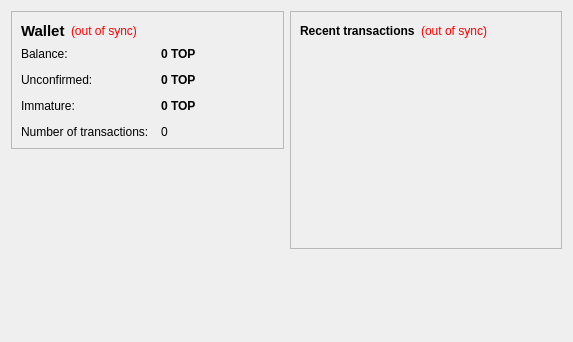
<?xml version="1.0" encoding="UTF-8"?>
<ui version="4.0">
 <class>OverviewPage</class>
 <widget class="QWidget" name="OverviewPage">
  <property name="geometry">
   <rect>
    <x>0</x>
    <y>0</y>
    <width>573</width>
    <height>342</height>
   </rect>
  </property>
  <property name="windowTitle">
   <string>Form</string>
  </property>
  <layout class="QHBoxLayout" name="horizontalLayout" stretch="1,1">
   <item>
    <layout class="QVBoxLayout" name="verticalLayout_2">
     <item>
      <widget class="QFrame" name="frame">
       <property name="frameShape">
        <enum>QFrame::StyledPanel</enum>
       </property>
       <property name="frameShadow">
        <enum>QFrame::Raised</enum>
       </property>
       <layout class="QVBoxLayout" name="verticalLayout_4">
        <item>
         <layout class="QHBoxLayout" name="horizontalLayout_4">
          <item>
           <widget class="QLabel" name="label_5">
            <property name="font">
             <font>
              <pointsize>11</pointsize>
              <weight>75</weight>
              <bold>true</bold>
             </font>
            </property>
            <property name="text">
             <string>Wallet</string>
            </property>
           </widget>
          </item>
          <item>
           <widget class="QLabel" name="labelWalletStatus">
            <property name="toolTip">
             <string>The displayed information may be out of date. Your wallet automatically synchronizes with the TopCoin network after a connection is established, but this process has not completed yet.</string>
            </property>
            <property name="styleSheet">
             <string notr="true">QLabel { color: red; }</string>
            </property>
            <property name="text">
             <string notr="true">(out of sync)</string>
            </property>
            <property name="alignment">
             <set>Qt::AlignLeading|Qt::AlignLeft|Qt::AlignVCenter</set>
            </property>
           </widget>
          </item>
          <item>
           <spacer name="horizontalSpacer_2">
            <property name="orientation">
             <enum>Qt::Horizontal</enum>
            </property>
            <property name="sizeHint" stdset="0">
             <size>
              <width>40</width>
              <height>20</height>
             </size>
            </property>
           </spacer>
          </item>
         </layout>
        </item>
        <item>
         <layout class="QFormLayout" name="formLayout_2">
          <property name="fieldGrowthPolicy">
           <enum>QFormLayout::AllNonFixedFieldsGrow</enum>
          </property>
          <property name="horizontalSpacing">
           <number>12</number>
          </property>
          <property name="verticalSpacing">
           <number>12</number>
          </property>
          <item row="0" column="0">
           <widget class="QLabel" name="label">
            <property name="text">
             <string>Balance:</string>
            </property>
           </widget>
          </item>
          <item row="0" column="1">
           <widget class="QLabel" name="labelBalance">
            <property name="font">
             <font>
              <weight>75</weight>
              <bold>true</bold>
             </font>
            </property>
            <property name="cursor">
             <cursorShape>IBeamCursor</cursorShape>
            </property>
            <property name="toolTip">
             <string>Your current balance</string>
            </property>
            <property name="text">
             <string notr="true">0 TOP</string>
            </property>
            <property name="textInteractionFlags">
             <set>Qt::LinksAccessibleByMouse|Qt::TextSelectableByKeyboard|Qt::TextSelectableByMouse</set>
            </property>
           </widget>
          </item>
          <item row="1" column="0">
           <widget class="QLabel" name="label_3">
            <property name="text">
             <string>Unconfirmed:</string>
            </property>
           </widget>
          </item>
          <item row="1" column="1">
           <widget class="QLabel" name="labelUnconfirmed">
            <property name="font">
             <font>
              <weight>75</weight>
              <bold>true</bold>
             </font>
            </property>
            <property name="cursor">
             <cursorShape>IBeamCursor</cursorShape>
            </property>
            <property name="toolTip">
             <string>Total of transactions that have yet to be confirmed, and do not yet count toward the current balance</string>
            </property>
            <property name="text">
             <string notr="true">0 TOP</string>
            </property>
            <property name="textInteractionFlags">
             <set>Qt::LinksAccessibleByMouse|Qt::TextSelectableByKeyboard|Qt::TextSelectableByMouse</set>
            </property>
           </widget>
          </item>
          <item row="3" column="0">
           <widget class="QLabel" name="label_2">
            <property name="text">
             <string>Number of transactions:</string>
            </property>
           </widget>
          </item>
          <item row="3" column="1">
           <widget class="QLabel" name="labelNumTransactions">
            <property name="toolTip">
             <string>Total number of transactions in wallet</string>
            </property>
            <property name="text">
             <string notr="true">0</string>
            </property>
           </widget>
          </item>
          <item row="2" column="0">
           <widget class="QLabel" name="labelImmatureText">
            <property name="text">
             <string>Immature:</string>
            </property>
           </widget>
          </item>
          <item row="2" column="1">
           <widget class="QLabel" name="labelImmature">
            <property name="font">
             <font>
              <weight>75</weight>
              <bold>true</bold>
             </font>
            </property>
            <property name="toolTip">
             <string>Mined balance that has not yet matured</string>
            </property>
            <property name="text">
             <string notr="true">0 TOP</string>
            </property>
            <property name="textInteractionFlags">
             <set>Qt::LinksAccessibleByMouse|Qt::TextSelectableByKeyboard|Qt::TextSelectableByMouse</set>
            </property>
           </widget>
          </item>
         </layout>
        </item>
       </layout>
      </widget>
     </item>
     <item>
      <spacer name="verticalSpacer">
       <property name="orientation">
        <enum>Qt::Vertical</enum>
       </property>
       <property name="sizeHint" stdset="0">
        <size>
         <width>20</width>
         <height>40</height>
        </size>
       </property>
      </spacer>
     </item>
     <item>
      <widget class="QLabel" name="label_6">
       <property name="text">
        <string/>
       </property>
       <property name="pixmap">
        <pixmap resource="../bitcoin.qrc">:/images/backg</pixmap>
       </property>
       <property name="scaledContents">
        <bool>false</bool>
       </property>
       <property name="alignment">
        <set>Qt::AlignCenter</set>
       </property>
       <property name="margin">
        <number>-2</number>
       </property>
      </widget>
     </item>
    </layout>
   </item>
   <item>
    <layout class="QVBoxLayout" name="verticalLayout_3">
     <item>
      <widget class="QFrame" name="frame_2">
       <property name="frameShape">
        <enum>QFrame::StyledPanel</enum>
       </property>
       <property name="frameShadow">
        <enum>QFrame::Raised</enum>
       </property>
       <layout class="QVBoxLayout" name="verticalLayout">
        <item>
         <layout class="QHBoxLayout" name="horizontalLayout_2">
          <item>
           <widget class="QLabel" name="label_4">
            <property name="text">
             <string>&lt;b&gt;Recent transactions&lt;/b&gt;</string>
            </property>
           </widget>
          </item>
          <item>
           <widget class="QLabel" name="labelTransactionsStatus">
            <property name="toolTip">
             <string>The displayed information may be out of date. Your wallet automatically synchronizes with the TopCoin network after a connection is established, but this process has not completed yet.</string>
            </property>
            <property name="styleSheet">
             <string notr="true">QLabel { color: red; }</string>
            </property>
            <property name="text">
             <string notr="true">(out of sync)</string>
            </property>
            <property name="alignment">
             <set>Qt::AlignRight|Qt::AlignTrailing|Qt::AlignVCenter</set>
            </property>
           </widget>
          </item>
          <item>
           <spacer name="horizontalSpacer">
            <property name="orientation">
             <enum>Qt::Horizontal</enum>
            </property>
            <property name="sizeHint" stdset="0">
             <size>
              <width>40</width>
              <height>20</height>
             </size>
            </property>
           </spacer>
          </item>
         </layout>
        </item>
        <item>
         <widget class="QListView" name="listTransactions">
          <property name="styleSheet">
           <string notr="true">QListView { background: transparent; }</string>
          </property>
          <property name="frameShape">
           <enum>QFrame::NoFrame</enum>
          </property>
          <property name="verticalScrollBarPolicy">
           <enum>Qt::ScrollBarAlwaysOff</enum>
          </property>
          <property name="horizontalScrollBarPolicy">
           <enum>Qt::ScrollBarAlwaysOff</enum>
          </property>
          <property name="selectionMode">
           <enum>QAbstractItemView::NoSelection</enum>
          </property>
         </widget>
        </item>
       </layout>
      </widget>
     </item>
     <item>
      <spacer name="verticalSpacer_2">
       <property name="orientation">
        <enum>Qt::Vertical</enum>
       </property>
       <property name="sizeHint" stdset="0">
        <size>
         <width>20</width>
         <height>40</height>
        </size>
       </property>
      </spacer>
     </item>
    </layout>
   </item>
  </layout>
 </widget>
 <resources/>
 <connections/>
</ui>
